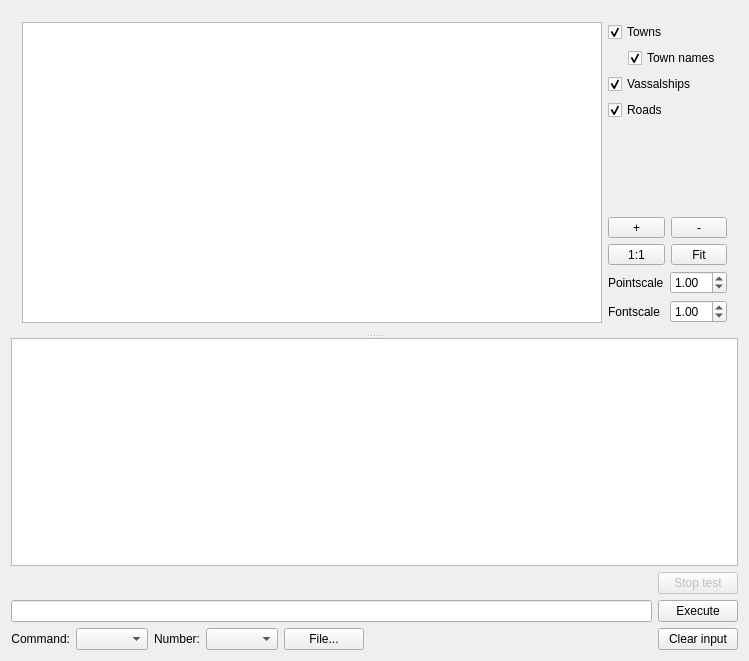
<?xml version="1.0" encoding="UTF-8"?>
<ui version="4.0">
 <class>MainWindow</class>
 <widget class="QMainWindow" name="MainWindow">
  <property name="geometry">
   <rect>
    <x>0</x>
    <y>0</y>
    <width>749</width>
    <height>661</height>
   </rect>
  </property>
  <property name="windowTitle">
   <string>MainWindow</string>
  </property>
  <widget class="QWidget" name="centralWidget">
   <layout class="QVBoxLayout" name="verticalLayout">
    <item>
     <widget class="QSplitter" name="splitter">
      <property name="orientation">
       <enum>Qt::Vertical</enum>
      </property>
      <widget class="QWidget" name="layoutWidget">
       <layout class="QHBoxLayout" name="horizontalLayout_2">
        <item>
         <widget class="QGraphicsView" name="graphics_view">
          <property name="interactive">
           <bool>true</bool>
          </property>
          <property name="dragMode">
           <enum>QGraphicsView::NoDrag</enum>
          </property>
         </widget>
        </item>
        <item>
         <layout class="QVBoxLayout" name="verticalLayout_2">
          <item>
           <widget class="QCheckBox" name="towns_checkbox">
            <property name="text">
             <string>Towns</string>
            </property>
            <property name="checked">
             <bool>true</bool>
            </property>
           </widget>
          </item>
          <item>
           <layout class="QHBoxLayout" name="horizontalLayout_7">
            <item>
             <spacer name="horizontalSpacer_3">
              <property name="orientation">
               <enum>Qt::Horizontal</enum>
              </property>
              <property name="sizeType">
               <enum>QSizePolicy::Fixed</enum>
              </property>
              <property name="sizeHint" stdset="0">
               <size>
                <width>20</width>
                <height>20</height>
               </size>
              </property>
             </spacer>
            </item>
            <item>
             <widget class="QCheckBox" name="townnames_checkbox">
              <property name="text">
               <string>Town names</string>
              </property>
              <property name="checked">
               <bool>true</bool>
              </property>
             </widget>
            </item>
           </layout>
          </item>
          <item>
           <widget class="QCheckBox" name="vassals_checkbox">
            <property name="text">
             <string>Vassalships</string>
            </property>
            <property name="checked">
             <bool>true</bool>
            </property>
           </widget>
          </item>
          <item>
           <widget class="QCheckBox" name="roads_checkbox">
            <property name="text">
             <string>Roads</string>
            </property>
            <property name="checked">
             <bool>true</bool>
            </property>
           </widget>
          </item>
          <item>
           <spacer name="verticalSpacer">
            <property name="orientation">
             <enum>Qt::Vertical</enum>
            </property>
            <property name="sizeHint" stdset="0">
             <size>
              <width>20</width>
              <height>40</height>
             </size>
            </property>
           </spacer>
          </item>
          <item>
           <layout class="QHBoxLayout" name="horizontalLayout_3">
            <item>
             <widget class="QToolButton" name="zoom_plus">
              <property name="sizePolicy">
               <sizepolicy hsizetype="Preferred" vsizetype="Fixed">
                <horstretch>0</horstretch>
                <verstretch>0</verstretch>
               </sizepolicy>
              </property>
              <property name="text">
               <string>+</string>
              </property>
             </widget>
            </item>
            <item>
             <widget class="QToolButton" name="zoom_minus">
              <property name="sizePolicy">
               <sizepolicy hsizetype="Preferred" vsizetype="Fixed">
                <horstretch>0</horstretch>
                <verstretch>0</verstretch>
               </sizepolicy>
              </property>
              <property name="text">
               <string>-</string>
              </property>
             </widget>
            </item>
           </layout>
          </item>
          <item>
           <layout class="QHBoxLayout" name="horizontalLayout_4">
            <item>
             <widget class="QToolButton" name="zoom_1">
              <property name="sizePolicy">
               <sizepolicy hsizetype="Preferred" vsizetype="Fixed">
                <horstretch>0</horstretch>
                <verstretch>0</verstretch>
               </sizepolicy>
              </property>
              <property name="text">
               <string>1:1</string>
              </property>
             </widget>
            </item>
            <item>
             <widget class="QToolButton" name="zoom_fit">
              <property name="sizePolicy">
               <sizepolicy hsizetype="Preferred" vsizetype="Fixed">
                <horstretch>0</horstretch>
                <verstretch>0</verstretch>
               </sizepolicy>
              </property>
              <property name="text">
               <string>Fit</string>
              </property>
             </widget>
            </item>
           </layout>
          </item>
          <item>
           <layout class="QHBoxLayout" name="horizontalLayout_10">
            <item>
             <widget class="QLabel" name="label_4">
              <property name="text">
               <string>Pointscale</string>
              </property>
             </widget>
            </item>
            <item>
             <widget class="QDoubleSpinBox" name="pointscale">
              <property name="minimum">
               <double>0.010000000000000</double>
              </property>
              <property name="singleStep">
               <double>0.100000000000000</double>
              </property>
              <property name="value">
               <double>1.000000000000000</double>
              </property>
             </widget>
            </item>
           </layout>
          </item>
          <item>
           <layout class="QHBoxLayout" name="horizontalLayout_9">
            <item>
             <widget class="QLabel" name="label_3">
              <property name="text">
               <string>Fontscale</string>
              </property>
             </widget>
            </item>
            <item>
             <widget class="QDoubleSpinBox" name="fontscale">
              <property name="minimum">
               <double>0.010000000000000</double>
              </property>
              <property name="singleStep">
               <double>0.100000000000000</double>
              </property>
              <property name="value">
               <double>1.000000000000000</double>
              </property>
             </widget>
            </item>
           </layout>
          </item>
         </layout>
        </item>
       </layout>
      </widget>
      <widget class="QPlainTextEdit" name="output">
       <property name="undoRedoEnabled">
        <bool>false</bool>
       </property>
       <property name="lineWrapMode">
        <enum>QPlainTextEdit::NoWrap</enum>
       </property>
      </widget>
     </widget>
    </item>
    <item>
     <layout class="QHBoxLayout" name="horizontalLayout_5">
      <item>
       <layout class="QVBoxLayout" name="verticalLayout_4">
        <item>
         <widget class="QLabel" name="cmd_info_text">
          <property name="sizePolicy">
           <sizepolicy hsizetype="Preferred" vsizetype="Preferred">
            <horstretch>0</horstretch>
            <verstretch>0</verstretch>
           </sizepolicy>
          </property>
          <property name="text">
           <string/>
          </property>
         </widget>
        </item>
        <item>
         <widget class="QLineEdit" name="lineEdit"/>
        </item>
        <item>
         <layout class="QHBoxLayout" name="horizontalLayout">
          <item>
           <widget class="QLabel" name="label">
            <property name="sizePolicy">
             <sizepolicy hsizetype="Fixed" vsizetype="Preferred">
              <horstretch>0</horstretch>
              <verstretch>0</verstretch>
             </sizepolicy>
            </property>
            <property name="text">
             <string>Command:</string>
            </property>
            <property name="alignment">
             <set>Qt::AlignRight|Qt::AlignTrailing|Qt::AlignVCenter</set>
            </property>
           </widget>
          </item>
          <item>
           <widget class="QComboBox" name="cmd_select"/>
          </item>
          <item>
           <widget class="QLabel" name="label_2">
            <property name="sizePolicy">
             <sizepolicy hsizetype="Fixed" vsizetype="Preferred">
              <horstretch>0</horstretch>
              <verstretch>0</verstretch>
             </sizepolicy>
            </property>
            <property name="text">
             <string>Number:</string>
            </property>
            <property name="alignment">
             <set>Qt::AlignRight|Qt::AlignTrailing|Qt::AlignVCenter</set>
            </property>
           </widget>
          </item>
          <item>
           <widget class="QComboBox" name="number_select"/>
          </item>
          <item>
           <widget class="QPushButton" name="file_button">
            <property name="text">
             <string>File...</string>
            </property>
           </widget>
          </item>
          <item>
           <spacer name="horizontalSpacer">
            <property name="orientation">
             <enum>Qt::Horizontal</enum>
            </property>
            <property name="sizeHint" stdset="0">
             <size>
              <width>40</width>
              <height>20</height>
             </size>
            </property>
           </spacer>
          </item>
         </layout>
        </item>
       </layout>
      </item>
      <item>
       <layout class="QVBoxLayout" name="verticalLayout_3">
        <item>
         <widget class="QPushButton" name="stop_button">
          <property name="enabled">
           <bool>false</bool>
          </property>
          <property name="text">
           <string>Stop test</string>
          </property>
         </widget>
        </item>
        <item>
         <widget class="QPushButton" name="execute_button">
          <property name="text">
           <string>Execute</string>
          </property>
         </widget>
        </item>
        <item>
         <widget class="QPushButton" name="clear_input_button">
          <property name="text">
           <string>Clear input</string>
          </property>
         </widget>
        </item>
       </layout>
      </item>
     </layout>
    </item>
   </layout>
  </widget>
 </widget>
 <layoutdefault spacing="6" margin="11"/>
 <resources/>
 <connections/>
</ui>
